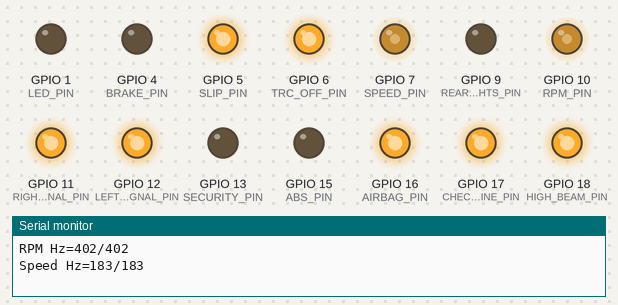
This sketch was run on a simulated ESP32-S3. Shown: output pins drawn as LEDs (lit = HIGH), the last lines printed to the serial monitor. WiFi joins after 1.5 s; servers stay silent unless stated.

Above: at 0.2 s.
At 1.8 s:
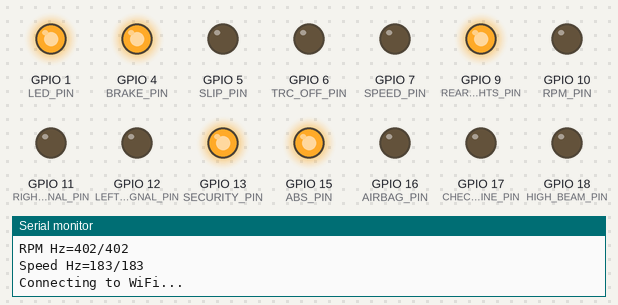
At 3.3 s:
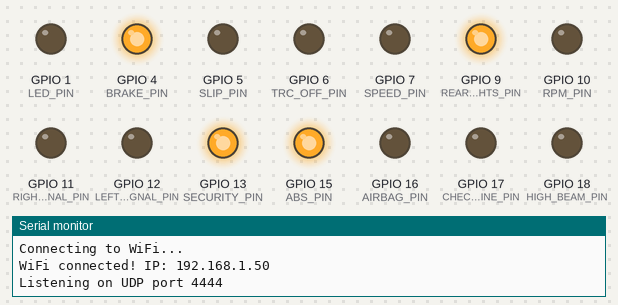
Timing chart, 0 to 4.8 s (numbered marks = the images above):
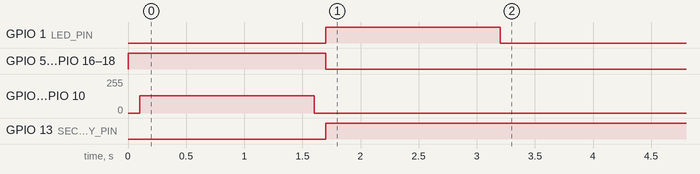

The sketch:

iS300-BeamNG.ino
```cpp
#include <WiFi.h>
#include <WiFiUdp.h>

#pragma pack(push, 1)
struct OutGaugePacket {
  uint32_t time;
  char car[4];
  uint16_t flags;
  int8_t gear;
  int8_t plid;

  float speed;        // m/s
  float rpm;          // RPM
  float turbo;        // bar
  float engTemp;      // C
  float fuel;         // 0.0 - 1.0
  float oilPressure;  // bar
  float oilTemp;      // C

  uint32_t dashLights;
  uint32_t showLights;

  float throttle;
  float brake;
  float clutch;

  char display1[16];
  char display2[16];

  int32_t id;         // optional depending on BeamNG config
};
#pragma pack(pop)

const uint32_t DL_SHIFT      = 1 << 0;
const uint32_t DL_FULLBEAM   = 1 << 1;
const uint32_t DL_HANDBRAKE  = 1 << 2;
const uint32_t DL_TC         = 1 << 4;
const uint32_t DL_SIGNAL_L   = 1 << 5;
const uint32_t DL_SIGNAL_R   = 1 << 6;
const uint32_t DL_OILWARN    = 1 << 8;
const uint32_t DL_BATTERY    = 1 << 9;
const uint32_t DL_ABS        = 1 << 10;

const int LED_PIN = 1;

const int BACKLIGHT_PIN = 8;

const int LEFT_SIGNAL_PIN = 12;
const int RIGHT_SIGNAL_PIN = 11;

const int HIGH_BEAM_PIN = 18;
const int CHECK_ENGINE_PIN = 17;
const int AIRBAG_PIN = 16;
const int ABS_PIN = 15;

const int RPM_PIN = 10;
const int SPEED_PIN = 7;

const int TRC_OFF_PIN = 6;
const int SLIP_PIN = 5;
const int BRAKE_PIN = 4;

const int REAR_LIGHTS_PIN = 9;
const int HEADLIGHT_BEAM_LEVEL_PIN = 46;
const int SECURITY_PIN = 13;

struct VehicleState {
  float rpm;
  float speedMph;
  float fuel;
  float coolantTemp;

  int gear;

  bool hazards;
  bool leftSignal;
  bool rightSignal;
  bool highBeam;
  bool abs;
  bool traction;
  bool parkingBrake;
};

VehicleState vehicle;

WiFiUDP udp;
const char* WIFI_SSID = "JIOR";
const char* WIFI_PASSWORD = "0123314655";
const int UDP_PORT = 4444;

bool udpStarted = false;

unsigned long lastPacketTime = 0;
const unsigned long PACKET_TIMEOUT = 1000; // 1 second

unsigned long lastWiFiReconnect = 0;
const unsigned long WIFI_RECONNECT_INTERVAL = 5000;

void allLightsOn() {
  digitalWrite(LEFT_SIGNAL_PIN, HIGH);
  digitalWrite(RIGHT_SIGNAL_PIN, HIGH);
  digitalWrite(HIGH_BEAM_PIN, HIGH);
  digitalWrite(CHECK_ENGINE_PIN, HIGH);
  digitalWrite(AIRBAG_PIN, HIGH);
  digitalWrite(TRC_OFF_PIN, HIGH);
  digitalWrite(SLIP_PIN, HIGH);

  digitalWrite(ABS_PIN, LOW);
  digitalWrite(BRAKE_PIN, LOW);
  digitalWrite(REAR_LIGHTS_PIN, LOW);
}

void allLightsOff() {
  digitalWrite(LEFT_SIGNAL_PIN, LOW);
  digitalWrite(RIGHT_SIGNAL_PIN, LOW);
  digitalWrite(HIGH_BEAM_PIN, LOW);
  digitalWrite(CHECK_ENGINE_PIN, LOW);
  digitalWrite(AIRBAG_PIN, LOW);
  digitalWrite(TRC_OFF_PIN, LOW);
  digitalWrite(SLIP_PIN, LOW);

  digitalWrite(ABS_PIN, HIGH);
  digitalWrite(BRAKE_PIN, HIGH);
  digitalWrite(REAR_LIGHTS_PIN, HIGH);
}

void setRPM(float rpm) {
  static uint32_t lastHz = 0;

  if (rpm < 100.0f) {
    if (lastHz != 0) {
      ledcWrite(RPM_PIN, 0);
      lastHz = 0;
    }
    return;
  }

  uint32_t hz = roundf(rpm / 19.9f);

  // Nothing changed, leave LEDC alone
  if (hz == lastHz) {
    return;
  }

  lastHz = hz;

  uint32_t actual =
      ledcChangeFrequency(RPM_PIN, hz, 12);

  ledcWrite(RPM_PIN, 2048);

  Serial.print("RPM Hz=");
  Serial.print(hz);
  Serial.print("/");
  Serial.println(actual);
}

void setSpeed(float mph) {
  static uint32_t lastHz = 0;

  if (mph < 2.0f) {
    if (lastHz != 0) {
      ledcWrite(SPEED_PIN, 0);
      lastHz = 0;
    }
    return;
  }

  uint32_t hz = roundf(mph / 0.875f);

  if (hz == lastHz) {
    return;
  }

  lastHz = hz;

  uint32_t actual =
      ledcChangeFrequency(SPEED_PIN, hz, 12);

  ledcWrite(SPEED_PIN, 2048);

  Serial.print("Speed Hz=");
  Serial.print(hz);
  Serial.print("/");
  Serial.println(actual);
}

void update(const VehicleState& vehicle) {
  // Gauges
  setRPM(vehicle.rpm);
  setSpeed(vehicle.speedMph);

  // High beam
  digitalWrite(
    HIGH_BEAM_PIN,
    vehicle.highBeam ? HIGH : LOW
  );

  // ABS is inverted
  digitalWrite(
    ABS_PIN,
    vehicle.abs ? LOW : HIGH
  );

  // Brake is inverted
  digitalWrite(
    BRAKE_PIN,
    vehicle.parkingBrake ? LOW : HIGH
  );

  // left signal
  digitalWrite(
    LEFT_SIGNAL_PIN,
    vehicle.leftSignal ? HIGH : LOW
  );

  // right signal
  digitalWrite(
    RIGHT_SIGNAL_PIN,
    vehicle.rightSignal ? HIGH : LOW
  );

}

void connectWiFi() {
  WiFi.mode(WIFI_STA);
  WiFi.begin(WIFI_SSID, WIFI_PASSWORD);

  Serial.println("Connecting to WiFi...");
}

void maintainWiFi() {
  setWiFiLED();

  if (WiFi.status() == WL_CONNECTED) {

    if (!udpStarted) {
      udp.begin(UDP_PORT);
      udpStarted = true;

      Serial.print("WiFi connected! IP: ");
      Serial.println(WiFi.localIP());

      Serial.print("Listening on UDP port ");
      Serial.println(UDP_PORT);
    }

    return;
  }

  udpStarted = false;

  unsigned long now = millis();

  if (now - lastWiFiReconnect >= WIFI_RECONNECT_INTERVAL) {
    lastWiFiReconnect = now;

    Serial.println("Reconnecting to WiFi...");
    WiFi.disconnect();
    WiFi.begin(WIFI_SSID, WIFI_PASSWORD);
  }
}

void setWiFiLED() {
  if (WiFi.status() == WL_CONNECTED) {
    digitalWrite(LED_PIN, LOW);   // WiFi connected
  } else {
    digitalWrite(LED_PIN, HIGH);  // WiFi disconnected
  }
}

void telemetryFailsafe() {
  vehicle.rpm = 0;
  vehicle.speedMph = 0;

  vehicle.hazards = false;
  vehicle.leftSignal = false;
  vehicle.rightSignal = false;
  vehicle.highBeam = false;
  vehicle.abs = false;
  vehicle.traction = false;
  vehicle.parkingBrake = false;

  update(vehicle);

  digitalWrite(SECURITY_PIN, HIGH);
}

bool processBeamNGPacket(uint8_t* buffer, int length) {
  if (length < sizeof(OutGaugePacket) - 4) {
    return false;
  }

  OutGaugePacket packet;

  memset(&packet, 0, sizeof(packet));
  memcpy(&packet, buffer, min(length, (int)sizeof(packet)));

  vehicle.rpm = packet.rpm;
  vehicle.speedMph = packet.speed * 2.236936f;
  vehicle.fuel = packet.fuel;
  vehicle.coolantTemp = packet.engTemp;
  vehicle.gear = packet.gear;

  vehicle.leftSignal = packet.showLights & DL_SIGNAL_L;
  vehicle.rightSignal = packet.showLights & DL_SIGNAL_R;
  vehicle.highBeam = packet.showLights & DL_FULLBEAM;
  vehicle.abs = packet.showLights & DL_ABS;
  vehicle.traction = packet.showLights & DL_TC;
  vehicle.parkingBrake = packet.showLights & DL_HANDBRAKE;

  Serial.print("RPM: ");
  Serial.print(vehicle.rpm);

  Serial.print("  Speed: ");
  Serial.print(vehicle.speedMph);

  Serial.print(" MPH  Gear: ");
  Serial.println(vehicle.gear);

  return true;
}

void updateBeamNG() {
  int packetSize = udp.parsePacket();

  if (packetSize <= 0) {
    return;
  }

  uint8_t buffer[128];

  int len = udp.read(buffer, sizeof(buffer));

  if (len > 0 && processBeamNGPacket(buffer, len)) {
    lastPacketTime = millis();

    // Telemetry alive
    digitalWrite(SECURITY_PIN, LOW);
  }
}

void setup() {
  Serial.begin(115200);

  // // Speed & RPM
  ledcAttachChannel(RPM_PIN, 1000, 12, 0);
  ledcAttachChannel(SPEED_PIN, 800, 12, 2);
  ledcWrite(RPM_PIN, 0);
  ledcWrite(SPEED_PIN, 0);

  //Backlight
  pinMode(BACKLIGHT_PIN, OUTPUT);

  // Cluster Light Pins
  pinMode(LED_PIN, OUTPUT);
  digitalWrite(BACKLIGHT_PIN, LOW);

  pinMode(LEFT_SIGNAL_PIN, OUTPUT);
  pinMode(RIGHT_SIGNAL_PIN, OUTPUT);
  digitalWrite(LEFT_SIGNAL_PIN, LOW);
  digitalWrite(RIGHT_SIGNAL_PIN, LOW);

  pinMode(HIGH_BEAM_PIN, OUTPUT);
  pinMode(CHECK_ENGINE_PIN, OUTPUT);
  pinMode(AIRBAG_PIN, OUTPUT);
  pinMode(ABS_PIN, OUTPUT);
  digitalWrite(HIGH_BEAM_PIN, LOW);
  digitalWrite(CHECK_ENGINE_PIN, LOW);
  digitalWrite(AIRBAG_PIN, LOW);
  digitalWrite(ABS_PIN, LOW);

  pinMode(TRC_OFF_PIN, OUTPUT);
  pinMode(SLIP_PIN, OUTPUT);
  pinMode(BRAKE_PIN, OUTPUT);
  digitalWrite(TRC_OFF_PIN, LOW);
  digitalWrite(SLIP_PIN, LOW);
  digitalWrite(BRAKE_PIN, LOW);

  pinMode(REAR_LIGHTS_PIN, OUTPUT);
  pinMode(SECURITY_PIN, OUTPUT);
  digitalWrite(REAR_LIGHTS_PIN, LOW);
  digitalWrite(SECURITY_PIN, LOW);

  // Flash all the lights once, and sweep through the gauges
  allLightsOn();
  delay(100);
  setRPM(8000);
  setSpeed(160);
  delay(1500);
  setRPM(0);
  setSpeed(0);
  delay(100);
  allLightsOff();

  // Open Wifi and wait for a connection
  connectWiFi();
}

void loop() {
  //telementary data
  maintainWiFi();
  updateBeamNG();

  // update gauges and signal lights
  if (millis() - lastPacketTime > PACKET_TIMEOUT) {
    telemetryFailsafe();
  } else {
    update(vehicle);
  }
}
```

Measured:
- by itself, GPIO 1 (LED_PIN): LOW → HIGH at 1.7 s, → LOW 1.5 s later
- by itself, GPIO 13 (SECURITY_PIN): LOW → HIGH at 1.7 s
